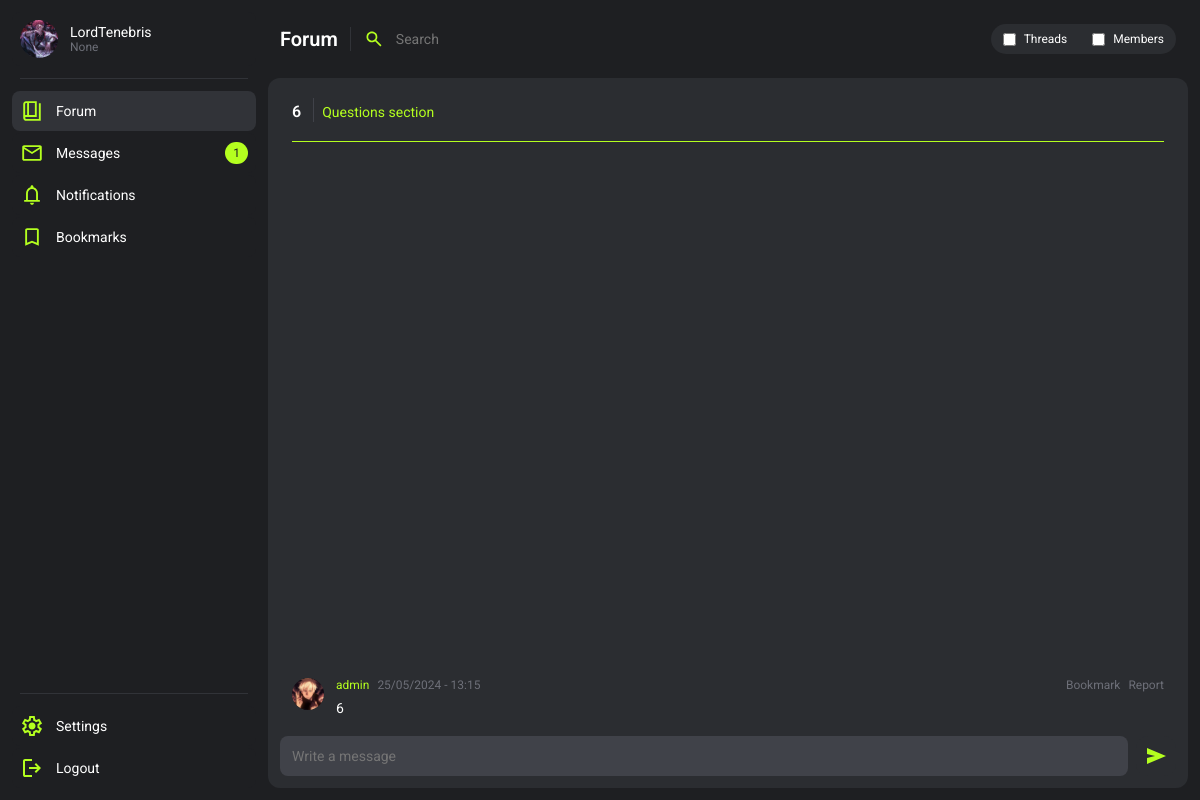
The app's page /forum/questions-section/6.19/ (signed in) with its own data.
### users/models.py (models this page shows, shortened)
class Profile(models.Model):
    user = models.OneToOneField(User, on_delete=models.CASCADE)
    title = models.CharField(max_length=100, null=True, blank=True, default="Member")
    info = models.CharField(max_length=200, null=True, blank=True)
    profile_picture = models.CharField(max_length=225, null=True, blank=True, default="default.svg")
    warnings = models.SmallIntegerField(default=0)
    active_notifications = models.IntegerField(default=0)
    is_banned = models.BooleanField(default=False)
    banned_by = models.ForeignKey(User, related_name='banned_by', null=True, blank=True, on_delete=models.SET_NULL)
    ban_reason = models.TextField(null=True, blank=True)
    ban_time = models.DateTimeField(null=True, blank=True)

### forum/models.py (models this page shows, shortened)
class Thread(models.Model):
    user = models.ForeignKey(User, on_delete=models.SET_NULL, null=True)
    title = models.CharField(max_length=225)
    slug = models.SlugField(max_length=225, blank=True, null=True)
    node = models.ForeignKey(Node, on_delete=models.CASCADE)
    is_closed = models.BooleanField(default=False)
    is_visible = models.BooleanField(default=True)
    is_pinned = models.BooleanField(default=False)
    msg_amount = models.IntegerField(blank=True, null=True, default=1)
    invis_reason = models.TextField(blank=True, null=True)
    deleted_by = models.ForeignKey(User, on_delete=models.SET_NULL, null=True, blank=True, related_name="thread_deleted_by")
    time_created = models.DateTimeField(default=datetime.now())
    time_changed = models.DateTimeField(null=True, blank=True)

class Node(models.Model):
    name = models.CharField(max_length=225)
    slug = models.SlugField(max_length=225, blank=True, null=True)
    description = models.TextField(blank=True, default=None, null=True)
    type_question = models.BooleanField(default=False)
    type_private = models.BooleanField(default=False)
    user_only = models.BooleanField(default=False)
    staff_only = models.BooleanField(default=True)
    parent = models.ForeignKey('self', on_delete=models.SET_NULL, null=True, blank=True)

class Message(models.Model):
    thread = models.ForeignKey(Thread, on_delete=models.CASCADE)
    user = models.ForeignKey(User, on_delete=models.CASCADE)
    message = models.TextField()
    is_start = models.BooleanField(default=False)
    upvotes = models.PositiveIntegerField(null=True, blank=True, default=0)
    downvotes = models.PositiveIntegerField(null=True, blank=True, default=0)
    is_solution = models.BooleanField(default=False)
    is_visible = models.BooleanField(default=True)
    deleted_by = models.ForeignKey(User, on_delete=models.SET_NULL, blank=True, null=True, related_name="deleted_by")
    invis_reason = models.TextField(blank=True, null=True)
    time_created = models.DateTimeField(default=datetime.now())
    time_changed = models.DateTimeField(null=True, blank=True)
    changer = models.ForeignKey(User, on_delete=models.SET_NULL, null=True, blank=True, related_name="changer")

### forum/views.py (the view, shortened to what this page needs)
# urls.py: path('<slug:section>/<slug:thread>.<int:thread_id>/', thread, name='thread'),
def thread(request, section, thread, thread_id):
    try:
        _thread = Thread.objects.get(id=thread_id)
        if (not _thread.is_visible) and (not request.user.has_perm('forum.view_thread')):
            return render(request, 'error.html', {'error_str':base_strings.ERRORS['perms_required']})
        if (_thread.node.type_private and (request.user != _thread.user and not request.user.has_perm('forum.view_thread'))):
            return redirect('section', _thread.node.slug)
    except:
        return render(request, 'error.html', {'error_str':base_strings.ERRORS['thread_not_found']})
    try:
        _section = Node.objects.filter(slug__iexact=section)
        _magic = Thread.objects.filter(slug__iexact=thread)
    except:
        return redirect('thread', _thread.node.slug, _thread.slug, thread_id)
    else:
        if _thread.node not in _section or not any(_magic):
            return redirect('thread', _thread.node.slug, _thread.slug, thread_id)
    msgs_usual = list(Message.objects.filter(thread=_thread, is_solution=False).order_by('id'))
    try: # if there is a message marked as solution
        msg_solution = Message.objects.get(thread=_thread, is_solution=True)
        msgs_usual.insert(1, msg_solution)
    except: # if there is not solution - do nothing
        pass
    context = {
        'thread':_thread,
        'messages': msgs_usual
    }
    return render(request, 'forum_thread.html', context)

### forum/templates/forum_thread.html (shortened to what this page needs)
{% extends 'base.html' %}
{% block style %}
    {% load static %}
    <link rel="stylesheet" href="{% static 'forum.css' %}">
    <link rel="stylesheet" href="{% static 'thread.css' %}">
    <link rel="stylesheet" href="{% static 'popup.css' %}">
    <link rel="stylesheet" href="{% static 'profile.css' %}">
{% endblock %}
{% block header %}
    <header class="wrapper">
        <h2 class="title"><a href="/" style="color: #fff;">Forum</a></h2>
        <div class="headerLine"></div>
        <form class="wrapper headerSearch" action="{% url 'forum_main' %}" method="post">
            <input class="headerSearchInput" placeholder="Search" type="text" name="search" id="">
            <div class="wrapper forumSearchFilterContainer">
                <div class="wrapper forumSearchFilterBtn">
                    <input type="checkbox" name="content_type" id="threads_checkbox" value="threads">
                    <label for="threads_checkbox" class="forumSearchFilterText">Threads</label>
                </div>
                <div class="wrapper forumSearchFilterBtn">
                    <input type="checkbox" name="content_type" id="members_checkbox" value="members">
                    <label for="members_checkbox" class="forumSearchFilterText">Members</label>
                </div>
            </div>
        </form>
    </header>
{% endblock %}
{% block content %}
<div class="container forumThreadContent">
    <div class="container card largeCard">
        <div class="wrapper forumCardHeader space">
            {% if thread.is_visible %}
                <h2 class="forumCardTitle thread_title" id="{{thread.id}}">{{ thread.title }}</h2>
            {% endif %}
            <div class="wrapper" style="flex-grow: 1;">
                <a href="{% url 'section' thread.node.slug %}" class="forumCardHeaderBtn">{{  thread.node.name }}</a>
            </div>
        </div>
        <div class="cardLine"></div>
        <div class="container forumCardCanvas">
            {% for msg in messages %}
                {% if msg.is_visible %}
                    <div class="wrapper forumMessage" id="{{ msg.id }}">
                        <img class="forumMessageProfilePicture" src="{{ media_url }}{{ msg.user.profile.profile_picture }}" alt="">
                        <div class="container forumMessageBody">
                            <div class="wrapper forumMessageMetaWrapper">
                                <div class="wrapper forumMessageUserMeta">
                                    {% if msg.user.profile.is_banned and perms.view_profile %}
                                        <a class="forumMessageUsername" href="{% url 'profile_view' msg.user.id %}"><del>{{ msg.user.username }}</del></a>
                                    {% else %}
                                        <a class="forumMessageUsername" href="{% url 'profile_view' msg.user.id %}">{{ msg.user.username }}</a>
                                    {% endif %}
                                    {% if msg.time_changed %}
                                        <p class="meta">{{ msg.time_changed|date:"d/m/Y - H:i" }}
                                            {% if perms.view_message %}
                                            (edited by {{msg.changer}})
                                            {% else %}
                                            (edited)
                                            {% endif %}
                                        </p>
                                    {% else %}
                                        <p class="meta">{{ msg.time_created|date:"d/m/Y - H:i" }}</p>
                                    {% endif %}
                                </div>
                                <div class="wrapper forumMessageControllWrapper">
                                    {% if request.user.is_authenticated %}
                                        <a class="forumMessageControllBtn" href="{% url 'add_msg_bookmark' msg.id %}">Bookmark</a>
                                    {% endif %}
                                    {% if request.user.is_authenticated %}
                                        <p class="forumMessageControllBtn reportBtn">Report</p>
                                    {% endif %}
                                </div>
                            </div>
                            <p class="forumMessageContent">{{ msg.message }}</p>
                        </div>
                    </div>
                {% endif %}
            {% endfor %}
        </div>
        {% if not thread.is_closed and request.user.is_authenticated or perms.forum.change_thread %}
            <form class="wrapper forumMessageWrapper" action="{% url 'thread' thread.node.name|slugify thread.title|slugify thread.id %}" method="post">
                <input class="forumMessageInput"  name="msg" id="" placeholder="Write a message"></textarea>
                <button class="wrapper chatBtn" type="submit">
                </button>
            </form>
        {% endif %}
    </div>
</div>
{% endblock %}

### base/templates/base.html (shortened to what this page needs)
<!DOCTYPE html>
<html lang="en">
<head>
    {% load static %}
    {% if request.user.is_authenticated %}
        <link rel="stylesheet" href="{% static 'themes/theme_' %}{{request.user.preference.color_theme}}.css">
    {% else %}
        <link rel="stylesheet" href="{% static 'themes/theme_0.css' %}">
    {% endif %}
    <link rel="stylesheet" href="{% static 'style.css' %}">
    {% block style %}{% endblock %}
</head>
<body>
    <nav>
        {% if request.user.is_authenticated %}
            <div class="container navBtnContainer" id="navConProfile">
                <a class="wrapper navBtn" href="{% url 'profile_view' request.user.id %}">
                    {%  if avatar_path %}
                        <img class="navBtnAvatar" src="{{ avatar_path }}" alt="">
                    {% else %}
                        <img src="{% static 'assets/missing_avatar.svg' %}" alt="">
                    {% endif %}
                    <div class="container">
                        <span class="text">{{ request.user.username }}</span>
                        <span class="meta">{{request.user.profile.title}}</span>
                    </div>
                </a>
            </div>
            <div class="navLine"></div>
            <div class="container navBtnContainer" id="navConMain">
                <a class="wrapper navBtn {% if current_tab == 'forum' %}focus{% endif %}" href="{% url 'forum_main' %}">
                    <span class="text">Forum</span>
                </a>
                <a class="wrapper navBtn space {% if current_tab == 'message' %}focus{% endif %}" href="{% url 'messages_main' %}">
                    <div class="wrapper navBtnMainContainer">
                        <span class="text">Messages</span>
                    </div>
                    {% if msgs_amount > 0 %}
                        <p class="navNotificationBadge">{{ msgs_amount }}</p>
                    {% endif %}
                </a>
                <a class="wrapper navBtn space {% if current_tab == 'notifications' %}focus{% endif %}" href="{% url 'notifications' %}">
                    <div class="wrapper navBtnMainContainer">
                        <span class="text">Notifications</span>
                    </div>
                </a>
                <a class="wrapper navBtn {% if current_tab == 'bookmarks' %}focus{% endif %}" href="{% url 'bookmarks_main' %}">
                    <span class="text">Bookmarks</span>
                </a>
            </div>
            <div class="navLine"></div>
            <div class="container navBtnContainer" id="navConOptions">
                <a class="wrapper navBtn" href="{% url 'profile_edit' request.user.id %}">
                    <span class="text">Settings</span>
                </a>
                <a class="wrapper navBtn" href="{% url 'logout_user' %}">
                    <span class="text">Logout</span>
                </a>
            </div>
        {% endif %}
    </nav>
    <div class="main">
        {% block header %}{% endblock %}
        {% block content %}{% endblock %}
    </div>
</body>
</html>

### records on screen
Thread: title "6", node.name "Questions section"
Message: user.profile.profile_picture (picture), user.username "admin", time_created "25/05/2024 - 13:15", message "6"

### other values on screen
{{ request.user.username }} "LordTenebris"
{{ request.user.profile.title }} "None"
{{ msgs_amount }} "1"
